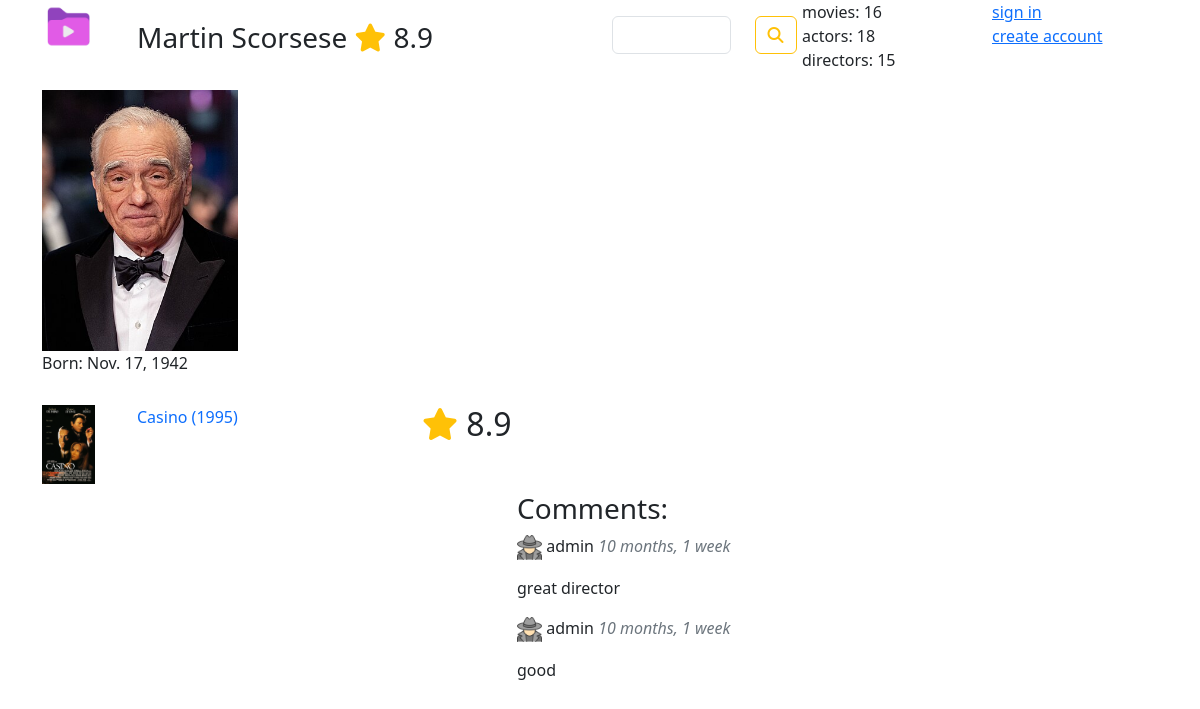
Page /director/2/ on the committed database.
### imdb/models.py (models this page shows, shortened)
class Director(models.Model):
    first_name = models.CharField(max_length=25)
    last_name = models.CharField(max_length=25)
    birth_date = models.DateField(blank=True)
    photo = models.ImageField(upload_to='director_imgs', blank=True)
    sex = models.CharField(max_length=1, choices=sex_choises, blank=True)
    directors_by_user = models.ManyToManyField(User, related_name='favourite_directors', blank=True)
    objects = models.Manager()
    def __str__(self):
        return self.first_name + ' ' + self.last_name

class Movie(models.Model):
    title = models.CharField(max_length=100)
    poster = models.ImageField(upload_to='movie_posters', blank=True)
    rating = models.FloatField(default=5.0)
    date = models.DateField(default=timezone.now)
    trailer = EmbedVideoField(blank=True)
    plot = models.TextField(blank=True)
    actors = models.ManyToManyField(Actor, related_name='movies', blank=True)
    slug = models.SlugField()
    director = models.ForeignKey('Director', related_name='movies', blank=True, on_delete=models.SET_NULL, null=True)
    users_to_watch = models.ManyToManyField(User, related_name='watchlist', blank=True)
    user_rated_this_movie = models.ManyToManyField(User, related_name='movies_rated_this_user',  through="UserMovieRating")
    genres = models.ManyToManyField('Genre', related_name='movies', blank=True)
    imdb_id = models.CharField(max_length=12, blank=True)
    objects = models.Manager()
    def __str__(self):
        return f'{self.title} ({self.date.year})'
    def get_absolute_url(self):
        return reverse("imdb:movie-detail", kwargs={"slug": self.slug})

class DirectorComment(models.Model):
    text = models.TextField()
    author = models.ForeignKey(User, related_name='director_comments', on_delete=models.CASCADE)
    director = models.ForeignKey(Director, related_name='comments', on_delete=models.CASCADE)
    created = models.DateTimeField(auto_now_add=True)

class Profile(models.Model):
    user = models.OneToOneField(User, related_name='profile', on_delete=models.CASCADE)
    img = models.ImageField(upload_to='user_imgs/', blank=True)

### imdb/views.py (the view)
# urls.py: path('director/<int:pk>/', DirectorDetailView.as_view(), name='director-detail'),
class DirectorDetailView(DetailView):
    model = Director
    def get_context_data(self, **kwargs):
        context = super().get_context_data(**kwargs)
        context['director_movies'] = self.object.movies.order_by('-date__year')
        context['director_rating'] = self.object.movies.aggregate(Avg("rating"))['rating__avg']
        context['director_comment'] = DirectorCommentForm()
        if self.object.movies.exists():
            context['director_trailer'] = self.object.movies.values_list('trailer', flat=True).order_by('?')[0]
        else:
            context['director_trailer'] = 'https://www.youtube.com/watch?v=D7VcGasH8pw'
        return context

### imdb/forms.py
class DirectorCommentForm(ModelForm):
    def __init__(self, *args, **kwargs):
        super().__init__(*args, **kwargs)
        for field_name, field in self.fields.items():
            field.widget.attrs['class'] = 'form-control'
    class Meta:
        model = DirectorComment
        fields = ['text',]
        widgets = {
            'text': Textarea(attrs={'cols': 10, 'rows': 3})
        }

class SearchForm(Form):
    pattern = CharField()
    def __init__(self, *args, **kwargs):
        super().__init__(*args, **kwargs)
        for field_name, field in self.fields.items():
            field.widget.attrs['class'] = 'form-control'
        self.fields['pattern'].label = ""

### imdb/templatetags/movie_tags.py (called while the page is built)
@register.simple_tag(name='statistics')
def get_statistics():
    n1 = Movie.objects.count()
    n2 = Actor.objects.count()
    n3 = Director.objects.count()
    return {
        'num_movies': n1,
        'num_actors': n2,
        'num_directors': n3,
    }

@register.inclusion_tag(filename='imdb/search_form.html', name='search_form_tag')
def search_form_tag():
    return {
        'search_form': SearchForm()
    }

### imdb/templates/imdb/director_detail.html (shortened to what this page needs)
{% extends 'imdb/base.html' %}
{% load embed_video_tags %}
{% block title2 %}{{director}} <span class="text-warning"><i class="fa-solid fa-star"></i></span> {{director_rating}}{% endblock %}
{% block main %}
<div class="row">
    <div class="col-3">
        <img src="{{director.photo.url}}"  class="w-75" alt="">
        <p>Born: {{director.birth_date}}</p>
    </div>
    <div class="col-6">
        <div class="ratio ratio-16x9">
        </div>
    </div>
</div>
<div class="row">
    <div class="col-6">
        {% for movie in director_movies %}
            <div class="row my-2">
                <div class="col-2">
                    <img src="{{movie.poster.url}}" class="w-75"/>
                </div>
                <div class="col-6">
                    <a href="{{movie.get_absolute_url}}" class="text-decoration-none">{{movie}}</a>
                </div>
                <div class="col-4">
                    <h2> <span class="text-warning"><i class="fa-solid fa-star"></i></span> {{movie.rating}}</h2>
                </div>
            </div>
        {% endfor %}
    </div>
    <div class="col-6"></div>
</div>
<div class="row">
    <div class="col-5">
    </div>
    <div class="col-6">
        {% if director.comments.exists %}
        <h3>Comments:</h3>
        {% for comment in director.comments.all %}
            <div>
                <p>
                    <img src="{{comment.author.profile.img.url}}" width="25"/>
                    {{comment.author}}
                <span class="text-secondary fst-italic">{{comment.created|timesince}}</span></p>
                <p>{{comment.text}} </p>
            </div>
        {% endfor %}
        {% endif %}
    </div>
</div>
{% endblock %}

### rows in the picture
Director: first_name+last_name "Martin Scorsese", photo (picture), birth_date "Nov. 17, 1942"
Movie: poster (picture), title+date "Casino (1995)", rating "8.9"
DirectorComment: author.profile.img (picture), author "admin", created "10 months, 1 week", text "great director"
DirectorComment: author.profile.img (picture), author "admin", created "10 months, 1 week", text "good"

### other values in the picture
{{ director_rating }} "8.9"
{{ stat_obj.num_movies }} "16"
{{ stat_obj.num_actors }} "18"
{{ stat_obj.num_directors }} "15"
